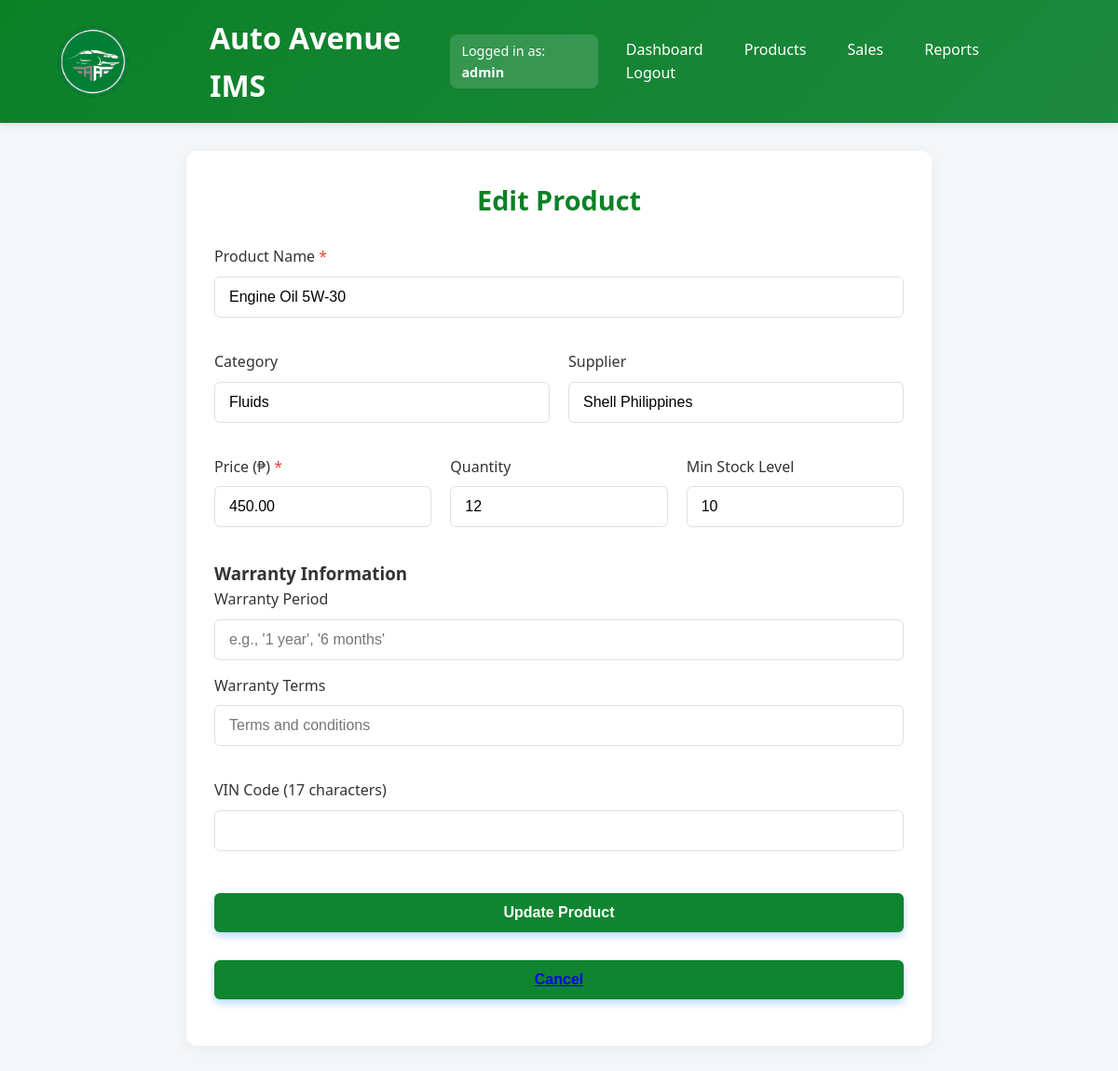
/edit_product.php?id=1 (signed in), run on an earlier commit of the app's database.
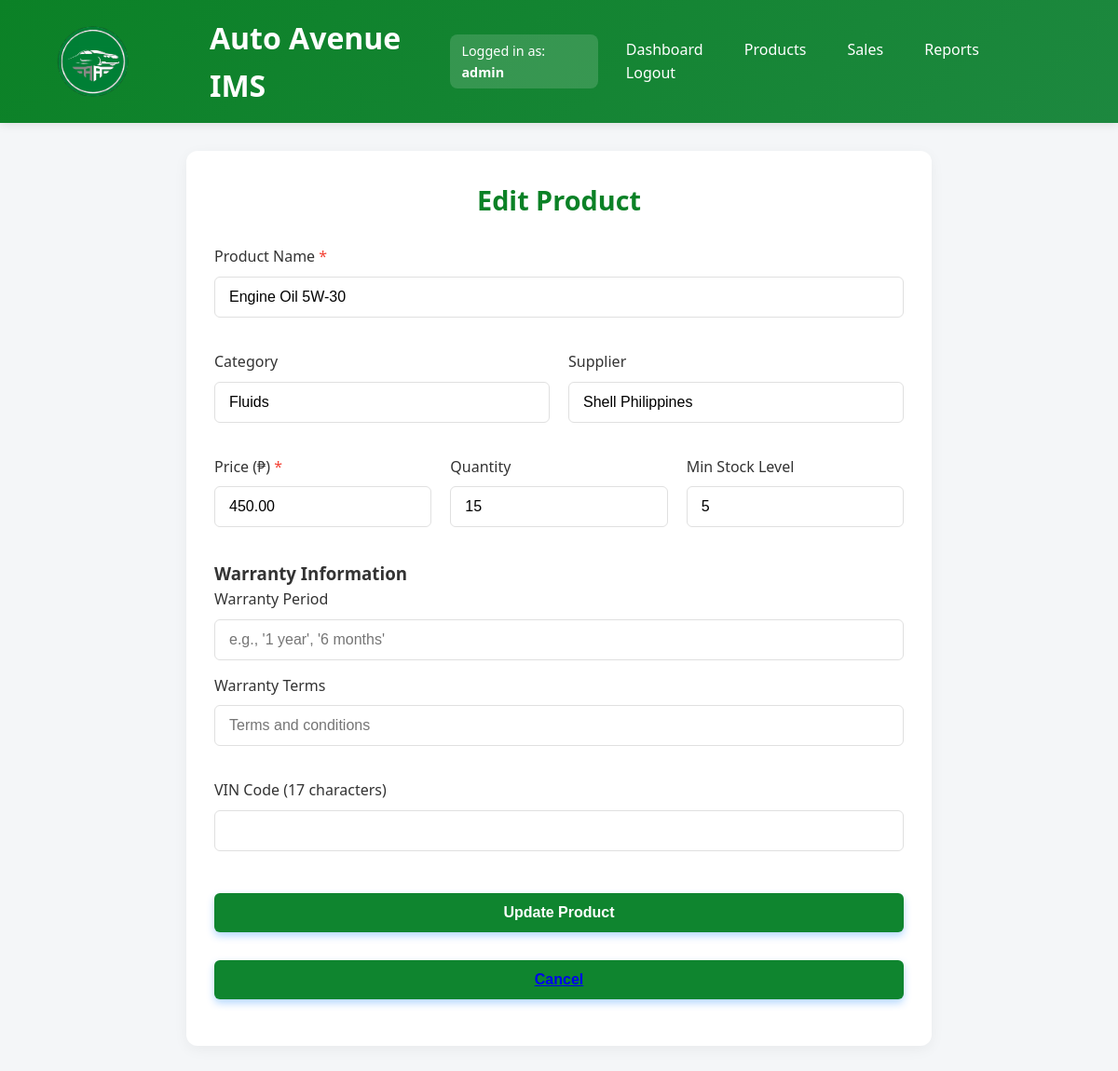
And on a later commit of the database.
### tables this page shows
CREATE TABLE `products` (
  `product_id` INT AUTO_INCREMENT PRIMARY KEY,
  `name` VARCHAR(100) NOT NULL,
  `description` TEXT,
  `quantity` INT NOT NULL DEFAULT 0,
  `price` DECIMAL(10,2) NOT NULL,
  `cost_price` DECIMAL(10,2),
  `category` VARCHAR(50),
  `supplier` VARCHAR(100),
  `supplier_contact` VARCHAR(100),
  `min_stock_level` INT DEFAULT 10,
  `is_active` BOOLEAN DEFAULT TRUE,
  `created_by` INT,
  `created_at` TIMESTAMP DEFAULT CURRENT_TIMESTAMP,
  `updated_at` TIMESTAMP DEFAULT CURRENT_TIMESTAMP ON UPDATE CURRENT_TIMESTAMP,
  `deleted_at` TIMESTAMP NULL,
  FOREIGN KEY (`created_by`) REFERENCES `users`(`user_id`) ON DELETE SET NULL,
  INDEX `idx_active` (`is_active`),
  INDEX `idx_category` (`category`)
);

### edit_product.php (the view, shortened to what this page needs)
<?php
require_once __DIR__ . '/includes/config.php';
$product = null;
$product_id = isset($_GET['id']) ? intval($_GET['id']) : 0;
if ($product_id > 0) {
    $stmt = $conn->prepare("SELECT * FROM products WHERE product_id = ? AND is_active = TRUE");
    $stmt->bind_param("i", $product_id);
    $stmt->execute();
    $result = $stmt->get_result();
    $product = $result->fetch_assoc();
} else {
    header("Location: products.php");
    exit();
}
$formData = [
    'name' => $product['name'] ?? '',
    'category' => $product['category'] ?? '',
    'supplier' => $product['supplier'] ?? '',
    'quantity' => $product['quantity'] ?? 0,
    'price' => $product['price'] ?? 0,
    'min_stock_level' => $product['min_stock_level'] ?? 10,
    'warranty_period' => $product['warranty_period'] ?? '',
    'warranty_terms' => $product['warranty_terms'] ?? '',
    'vin_code' => $product['vin_code'] ?? ''
];
?>
<!DOCTYPE html>
<html lang="en">
<head>
</head>
<body>
  <header>
     <div class="container">
      <div style="display: flex; align-items: center; gap: 15px;">
  <img src="autoavelogo.svg" alt="Auto Avenue Logo" class="logo" width="150">
  <h1>Auto Avenue IMS</h1>
</div>
<?php if (isset($_SESSION['role'])): ?>
  <div style="background-color: rgba(255, 255, 255, 0.15); padding: 6px 12px; border-radius: 8px; font-size: 0.9rem;">
    Logged in as: <strong><?= htmlspecialchars($_SESSION['role']) ?></strong>
  </div>
<?php endif; ?>
      <nav>
        <a href="dashboard.php">Dashboard</a>
        <a href="products.php">Products</a>
        <a href="sales.php">Sales</a>
        <a href="reports.php">Reports</a>
        <a href="logout.php">Logout</a>
      </nav>
    </div>
  </header>
  <main class="main-content">
    <div class="page-header">
      <h2>Edit Product</h2>
    </div>
    <form method="POST" class="product-form">
      <div class="form-group">
        <label for="name" class="form-label">Product Name <span class="required">*</span></label>
        <input type="text" id="name" name="name" class="form-input"
               value="<?= htmlspecialchars($formData['name']) ?>" required>
      </div>
      <div class="form-row">
        <div class="form-group">
          <label for="category" class="form-label">Category</label>
          <input type="text" id="category" name="category" class="form-input"
                 value="<?= htmlspecialchars($formData['category']) ?>">
        </div>
        <div class="form-group">
          <label for="supplier" class="form-label">Supplier</label>
          <input type="text" id="supplier" name="supplier" class="form-input"
                 value="<?= htmlspecialchars($formData['supplier']) ?>">
        </div>
      </div>
      <div class="form-row">
        <div class="form-group">
          <label for="price" class="form-label">Price (₱) <span class="required">*</span></label>
          <input type="number" id="price" name="price" class="form-input"
                 min="0" step="0.01" value="<?= htmlspecialchars($formData['price']) ?>" required>
        </div>
        <div class="form-group">
          <label for="quantity" class="form-label">Quantity</label>
          <input type="number" id="quantity" name="quantity" class="form-input"
                 min="0" value="<?= htmlspecialchars($formData['quantity']) ?>">
        </div>
        <div class="form-group">
          <label for="min_stock_level" class="form-label">Min Stock Level</label>
          <input type="number" id="min_stock_level" name="min_stock_level" class="form-input"
                 min="0" value="<?= htmlspecialchars($formData['min_stock_level']) ?>">
        </div>
      </div>
      <div class="warranty-section">
        <h3>Warranty Information</h3>
        <div class="form-group">
          <label for="warranty_period" class="form-label">Warranty Period</label>
          <input type="text" id="warranty_period" name="warranty_period" class="form-input"
                 value="<?= htmlspecialchars($formData['warranty_period']) ?>"
                 placeholder="e.g., '1 year', '6 months'">
        </div>
        <div class="form-group">
          <label for="warranty_terms" class="form-label">Warranty Terms</label>
          <input type="text" id="warranty_terms" name="warranty_terms" class="form-input"
                 value="<?= htmlspecialchars($formData['warranty_terms']) ?>"
                 placeholder="Terms and conditions">
        </div>
      </div>
      <div class="form-group">
        <label for="vin_code" class="form-label">VIN Code (17 characters)</label>
        <input type="text" id="vin_code" name="vin_code" class="form-input" maxlength="17"
               value="<?= htmlspecialchars($formData['vin_code']) ?>">
      </div>
      <button type="submit" class="update-btn">Update Product</button>
      <button type="button" class="update-btn"><a href="products.php" class="btn btn-secondary">Cancel</button>
    </form>
  </main>
</body>
</html>

What changed in the data, as far as the page shows it:
changed products "Engine Oil 5W-30": quantity "12" → "15"; min_stock_level "10" → "5"
